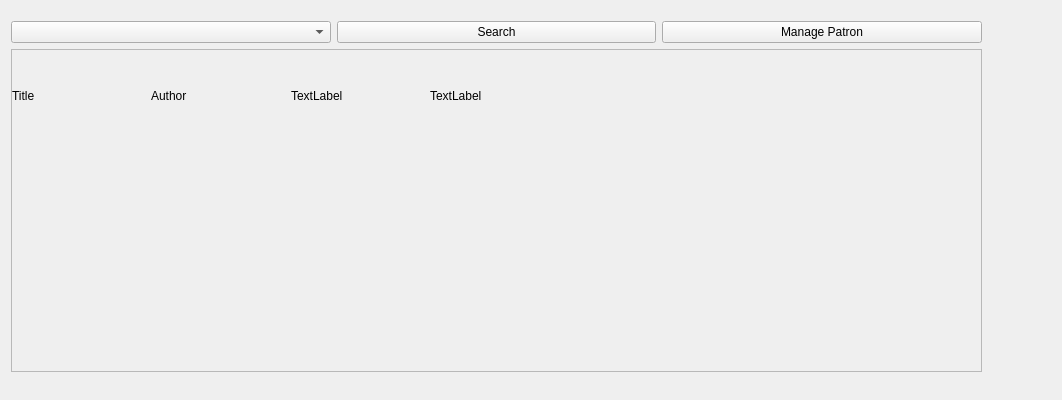
<?xml version="1.0" encoding="UTF-8"?>
<ui version="4.0">
 <class>EditCatalogue</class>
 <widget class="QWidget" name="EditCatalogue">
  <property name="geometry">
   <rect>
    <x>0</x>
    <y>0</y>
    <width>1062</width>
    <height>400</height>
   </rect>
  </property>
  <property name="windowTitle">
   <string>Form</string>
  </property>
  <widget class="QWidget" name="layoutWidget">
   <property name="geometry">
    <rect>
     <x>11</x>
     <y>21</y>
     <width>971</width>
     <height>351</height>
    </rect>
   </property>
   <layout class="QGridLayout" name="gridLayout">
    <item row="0" column="0">
     <layout class="QHBoxLayout" name="horizontalLayout">
      <item>
       <widget class="QComboBox" name="clientCcomboBox"/>
      </item>
      <item>
       <widget class="QPushButton" name="searchButton">
        <property name="text">
         <string>Search</string>
        </property>
       </widget>
      </item>
      <item>
       <widget class="QPushButton" name="pushButton">
        <property name="text">
         <string>Manage Patron</string>
        </property>
       </widget>
      </item>
     </layout>
    </item>
    <item row="1" column="0">
     <widget class="QScrollArea" name="scrollArea">
      <property name="widgetResizable">
       <bool>true</bool>
      </property>
      <widget class="QWidget" name="scrollAreaWidgetContents">
       <property name="geometry">
        <rect>
         <x>0</x>
         <y>0</y>
         <width>967</width>
         <height>315</height>
        </rect>
       </property>
       <widget class="QWidget" name="horizontalLayoutWidget">
        <property name="geometry">
         <rect>
          <x>0</x>
          <y>0</y>
          <width>551</width>
          <height>91</height>
         </rect>
        </property>
        <layout class="QHBoxLayout" name="horizontalLayout_2">
         <item>
          <widget class="QLabel" name="label_4">
           <property name="text">
            <string>Title</string>
           </property>
          </widget>
         </item>
         <item>
          <widget class="QLabel" name="label_3">
           <property name="text">
            <string>Author</string>
           </property>
          </widget>
         </item>
         <item>
          <widget class="QLabel" name="label_2">
           <property name="text">
            <string>TextLabel</string>
           </property>
          </widget>
         </item>
         <item>
          <widget class="QLabel" name="label">
           <property name="text">
            <string>TextLabel</string>
           </property>
          </widget>
         </item>
        </layout>
       </widget>
      </widget>
     </widget>
    </item>
   </layout>
  </widget>
 </widget>
 <resources/>
 <connections/>
</ui>
